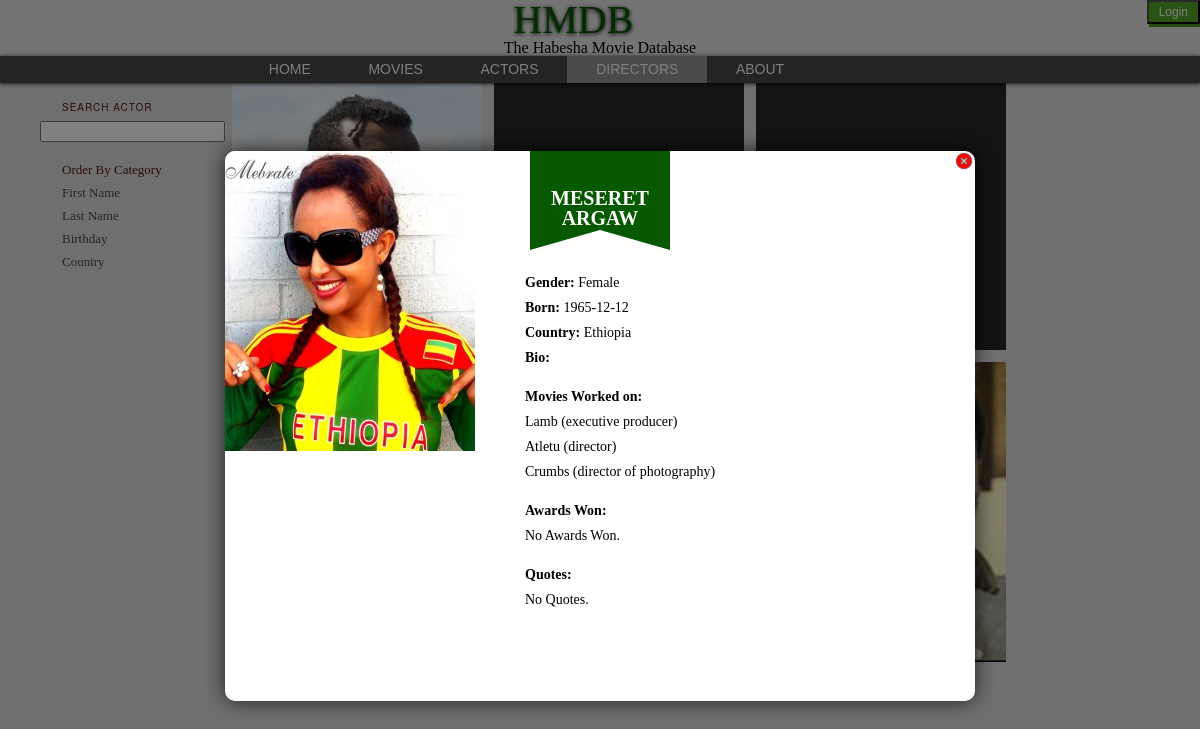
The app's page /hmdb_website/directors_view.php?person_info=9 with its own data.
### tables this page shows
CREATE TABLE `people` (
  `person_id` int(10) unsigned NOT NULL AUTO_INCREMENT,
  `first_name` varchar(30) NOT NULL,
  `last_name` varchar(30) NOT NULL,
  `gender` enum('M','F') NOT NULL,
  `Date_of_birth` date DEFAULT NULL,
  `country` varchar(30) DEFAULT NULL,
  `photo` text,
  `bio` text,
  PRIMARY KEY (`person_id`)
);

### hmdb_website/directors_view.php (the view, shortened to what this page needs)
<!DOCTYPE html>
<html>
    <head>
        <link href="style/prod-index.css" rel="stylesheet" type="text/css">
        <link rel="stylesheet" href="style/movies-style.css">
        <link rel="stylesheet" href="style/popup.css">
    </head>
    <body>
        <header id="top">
    <?php
        if(isset($_COOKIE["user"]) || isset($_COOKIE["admin"])){
            $usr_name = isset($_COOKIE["user"]) ? $_COOKIE["user"] : $_COOKIE["admin"];
            $usr_level = isset($_COOKIE["user"]) ? 0 : 1;
            $u_init = strtoupper($usr_name[0]);
            echo "<a href=\"usr_mgmt/logout.php?user=$usr_name&level=$usr_level\" style=\"float: right; font-size:14px;\">$usr_name (logout)</a>";
        }
        else{
    ?>
            <a href="usr_mgmt/index.php?current_page=movie_view.php"><button class="loginbtn" style="font-size: 12px; align-content: center">Login</button></a>
    <?php
        }
    ?>
    <h1>HMDB</h1>
    <h5 style="text-align: center">The Habesha Movie Database</h5>
        <nav id="mainNav">
            <ul class="centered">
                <li><a href="index.php">Home</a></li>
                <li><a href="movie_view.php">Movies</a></li>
                <li><a href="actors_view.php">Actors</a></li>
                <li><a href="#" class="thispage">Directors</a></li>
                <li><a href="about.php">About</a></li>
            </ul>
      </nav>
</header>
        <div id="thumbs-holder" style="display: block;">
        <?php
            $directors = "";
            if(isset($_GET["person_info"])){
                $editing_director = false;
                $person_info_id = $_GET["person_info"];
                if($person_info_id != "false"){
                    $cur_person = "SELECT * FROM people WHERE person_id = '$person_info_id'";
                    $person_info_result = mysql_query($cur_person);
                    $info_fname = mysql_result($person_info_result, 0, 'first_name');
                    $info_lname = mysql_result($person_info_result, 0, 'last_name');
                    $info_gender = mysql_result($person_info_result, 0, 'gender');
                    $info_birthday = mysql_result($person_info_result, 0, 'Date_of_birth');
                    $info_country = mysql_result($person_info_result, 0, 'country');
                    $info_photo = mysql_result($person_info_result, 0, 'photo');
                    $cur_person_movies = "SELECT title, role_name FROM ((movie JOIN works_on ON movie.film_id=works_on.film_id) JOIN role ON role.role_id = works_on.role_id) WHERE person_id = '$person_info_id'";
                    $person_info_movies = mysql_query($cur_person_movies);
                    $info_mv_title = [];
                    $info_mv_role = [];
                    $n_mv_info = mysql_num_rows($person_info_movies);
                    for($o = 0; $o < $n_mv_info; $o++){
                        $info_mv_title[$o] = mysql_result($person_info_movies, $o, 'title');
                        $info_mv_role[$o] = mysql_result($person_info_movies, $o, 'role_name');
                    }
                    $cur_person_awards = "SELECT award.award_name, award.agency, award_given.year_given FROM award, award_given WHERE award.award_id = award_given.award_id AND award_given.person_id = $person_info_id";
                    $person_info_awards = mysql_query($cur_person_awards);
                    $n_award_info = mysql_num_rows($person_info_awards);
                    $cur_person_quotes = "SELECT movie.title, movie.released_date, quote.quote FROM movie, quote WHERE movie.film_id = quote.film_id AND quote.person_id = $person_info_id";
                    $person_info_quotes = mysql_query($cur_person_quotes);
                    $n_quotes_info = mysql_num_rows($person_info_quotes);
                    ?>
			<div id="modal-container" class="modal-container center-popup-cont open">
			  		<div style="margin-top: 151px;" class="popup-content">
			    		<div class="modal-top">
			      			<b><?php
                                    if(!$editing_director)
                                        echo $info_fname . " " . $info_lname;
                                    else{
                                        echo "<form method=\"post\" action=\"directors_view.php?person_info=$person_info_id\">";
                                        echo "<input type=\"text\" name=\"updated_firstname\" value=\"$info_fname\">";
                                        echo "<input type=\"text\" name=\"updated_lastname\" value=\"$info_lname\">";
                                    }
                                ?></b>
			    		</div>
			    		<div class="modal-text-cont-for-js">
						<div class="popup-content-install2">
			  				<div class="popup-left-img" style="background-image: url('<?php echo $info_photo; ?>')">
			  				</div>
			  				<div class="modal-text-cont">
                                <p><b>Gender:</b> <?php
                                                        if(!$editing_director)
                                                            if($info_gender == "F")
                                                                echo "Female";
                                                            else
                                                                echo "Male";
                                                        else
                                                            echo "<input type=\"text\" name=\"updated_gender\" value=\"$info_gender\">";
                                                    ?></p>
                                <p><b>Born:</b> <?php
                                                    if(!$editing_director)
                                                        echo $info_birthday;
                                                    else
                                                         echo "<input type=\"text\" name=\"updated_bdate\" value=\"$info_birthday\">";
                                                ?></p>
                                <p><b>Country:</b> <?php
                                                        if(!$editing_director)
                                                            echo $info_country;
                                                        else
                                                            echo "<input type=\"text\" name=\"updated_country\" value=\"$info_country\">";
                                                    ?></p>
                                <p><b>Bio:</b> <?php
                                                ?></p>
                                <br><p><b>Movies Worked on:</b>
                                    <?php
                                    for($o = 0; $o < $n_mv_info; $o++){
                                        echo "<br>";
                                        echo $info_mv_title[$o] . " (" . $info_mv_role[$o] . ")";
                                    }
                                    ?>
                                    </p>
                                <br><p><b>Awards Won:</b>
                                    <?php
                                    if($n_award_info == 0)
                                        echo "<p>No Awards Won.</p>";
                                    ?>
                                    </p>
                                <br><p><b>Quotes:</b>
                                    <?php
                                    if($n_quotes_info == 0)
                                        echo "<p>No Quotes.</p>";
                                    ?>
                                    </p>
                                    <div class="btn-dwn-cont">
				  					<span><span class="browser-icon browser-icon-big" style="background-image:url('/img/browser/firefox.png')"></span></span>
								</div>
							</div>
						</div>
					</div>
                                            <a href="directors_view.php"><div class="close-modal close-modal-icon"></div></a>
			 	</div>
			</div>
                    <?php
                }
            }
            if(isset($_GET["f_name"])){
                $fname = sanitize($_GET["f_name"]);
                echo "<p>////////////////////////  $fname</p>";
                $directors = "SELECT * FROM people WHERE first_name like '%$fname%' or last_name like '%$fname%' AND person_id IN (SELECT person_id FROM works_on WHERE role_id = 1) ORDER BY person_id LIMIT 25";
            }
            else if(isset($_GET["country"])){
                $directors = "SELECT * FROM people WHERE person_id IN (SELECT person_id FROM works_on WHERE role_id = 1) ORDER BY country LIMIT 25";
            }
            else if(isset ($_GET["first"])){
                $directors = "SELECT * FROM people WHERE person_id IN (SELECT person_id FROM works_on WHERE role_id = 1) ORDER BY first_name LIMIT 25";
            }
            else if(isset($_GET["last"])){
                $directors = "SELECT * FROM people WHERE person_id IN (SELECT person_id FROM works_on WHERE role_id = 1) ORDER BY last_name DESC LIMIT 25";
            }
            else if(isset ($_GET["birthday"])){
                $directors = "SELECT * FROM people WHERE person_id IN (SELECT person_id FROM works_on WHERE role_id = 1) ORDER BY Date_of_birth DESC LIMIT 25";
            }
            else{
                $directors = "SELECT * FROM people  WHERE person_id IN (SELECT person_id FROM works_on WHERE role_id = 1) ORDER BY person_id LIMIT 25";
            }
            $ac_results = mysql_query($directors);
            $num_directors = mysql_num_rows($ac_results);
            for($i = 0; $i < $num_directors; $i++){
        ?>
        <div class="pic-thumb" >
        </div>
            <?php
            }
            ?>
    </div>
        <ul id="subnav" style="display: block;">
		<h4>Search Actor
		</h4>
		<li>
                    <form action="<?php echo $_SERVER["PHP_SELF"] ?>" method="get">
                        <input type="search" autocomplete="" name="f_name"><br><br>
                    </form>
                    <a href="<?php echo $_SERVER["PHP_SELF"] ?>" data-category="all" id="active-category">Order By Category
		</a>
		</li>
		<li>
                    <a href="<?php echo $_SERVER["PHP_SELF"] ?>?first=true" data-category="firstname">First Name
		</a>
		</li>
		<li>
                    <a href="<?php echo $_SERVER["PHP_SELF"] ?>?last=true" data-category="lastname">Last Name
		</a>
		</li>
		<li>
                    <a href="<?php echo $_SERVER["PHP_SELF"] ?>?birthday=true"  data-category="birthd">Birthday
		</a>
		</li>
		<li>
                    <a href="<?php echo $_SERVER["PHP_SELF"] ?>?country=true" data-category="countr">Country
		</a>
		</li>
		</ul>
    </body>
</html>

### hmdb_website/style/prod-index.css (style rules this page uses)
html { .background-color: #E9E9E9; .padding: 0px; margin-left: -8px; margin-right: -8px; }
h1 { .font-family: "Arial Black", Gadget, sans-serif; font-size: 40px; font-style: normal; font-weight: 600; font-variant: normal; text-transform: uppercase; color: #B4000B; text-align: center; margin: 0px; text-shadow: 0 1px 0.1em black; }
header { position: fixed; z-index: 50; width: 100%; background-color: #E9E9E9; margin-top: -10px; }
#mainNav ul { list-style-type: none; text-decoration: none; margin-left: 0px; margin-right: 0px; margin-top: 0px; margin-bottom: 0px; background-color: #484848; text-align: center; padding-left: 20%; padding-right: 20%; overflow: auto; }
#mainNav a { font-family: "Arial Black", Gadget, sans-serif; text-transform: uppercase; color: #FFF; background-color: inherit; text-align: center; display: block; float: left; width: auto; text-decoration: none; padding-top: 0.5%; padding-bottom: 0.5%; padding-right: 4%; padding-left: 4%; }
#mainNav a:hover, #mainNav a:active, #mainNav a:focus, #mainNav a.thispage { background-color: #969696; text-decoration: none; }

### hmdb_website/style/movies-style.css (style rules this page uses)
html,body,span, h2,h3,h4,h5,h6, p,a,font,img,ul,li { margin:0; padding:0; border:0; outline:0; font-weight:inherit; font-style:inherit; font-size:100%; vertical-align:baseline }
body { font-family:"minion-pro-1","minion-pro-2","Times New Roman",serif; line-height:1; color: #000; }
h1 { .font-family: "Arial Black", Gadget, sans-serif; font-size: 40px; font-style: normal; font-weight: 500; font-variant: normal; text-transform: uppercase; color: #075900; text-align: center; margin: 0px; text-shadow: 0 0.8px 0.1em black; }
header { position: fixed; z-index: 50; width: 100%; background-color: #E9E9E9; margin-top: -50px; }
#mainNav ul { list-style-type: none; text-decoration: none; margin-left: 0px; margin-right: 0px; margin-top: 0px; margin-bottom: 0px; background-color: #484848; text-align: center; padding-left: 20%; padding-right: 20%; overflow: auto; box-shadow: 0 0.9px 0.3em black; }
#mainNav a { font-family: "Arial Black", Gadget, sans-serif; text-transform: uppercase; color: #FFF; background-color: inherit; text-align: center; display: block; float: left; width: auto; text-decoration: none; padding-top: 0.9%; padding-bottom: 0.9%; padding-right: 4%; padding-left: 4%; font-size: 14px; }
#mainNav a:hover, #mainNav a:active, #mainNav a:focus, #mainNav a.thispage { background-color: #969696; text-decoration: none; }
div#thumbs-holder { float:left; margin-right:34px; margin-top:20; margin-left:232px; padding-bottom:53px }
div.pic-thumb { width:250px; height:300px; overflow:hidden; margin-right:12px; margin-bottom:12px; background:#262626;++ display:block; float:left; position:relative }
ul#subnav { position:fixed; top:0; left:0; display:block; margin-top:100px; margin-left:40px; background-color: inherit; }
ul#subnav a { color:#4b4b4b; text-decoration:none; line-height:23px; padding-left:22px; display:block; font-size:13px; letter-spacing:0 }
#subnav h4 { text-transform:uppercase; letter-spacing:1px; font:10px "Helvetica Neue",Arial,Helvetica,Geneva,sans-serif; margin-bottom:7px; margin-left:22px; }
#subnav a:hover,#subnav a#active-category,#subnav h4 { color:#591919 }
ol,ul { list-style:none }
body { height:100%; margin:0; padding:50px 0 0; background:#dedede url(../images/common/bg_gradient.png) repeat-x left top }
html { -webkit-text-size-adjust:none; -ms-text-size-adjust:none }
.loginbtn { background: #57A82A; color: #FFF; padding: 10px; box-shadow: 2px 3px 0px 0px #4B9224; line-height: 0px; float: right; }

### records on screen
people: first_name "MESERET", last_name "ARGAW", photo (picture), Date_of_birth "1965-12-12", country "Ethiopia"

### other values on screen
$info_mv_title[$o] "Lamb"
$info_mv_role[$o] "executive producer"
$info_mv_title[$o] "Atletu"
$info_mv_role[$o] "director"
$info_mv_title[$o] "Crumbs"
$info_mv_role[$o] "director of photography"
